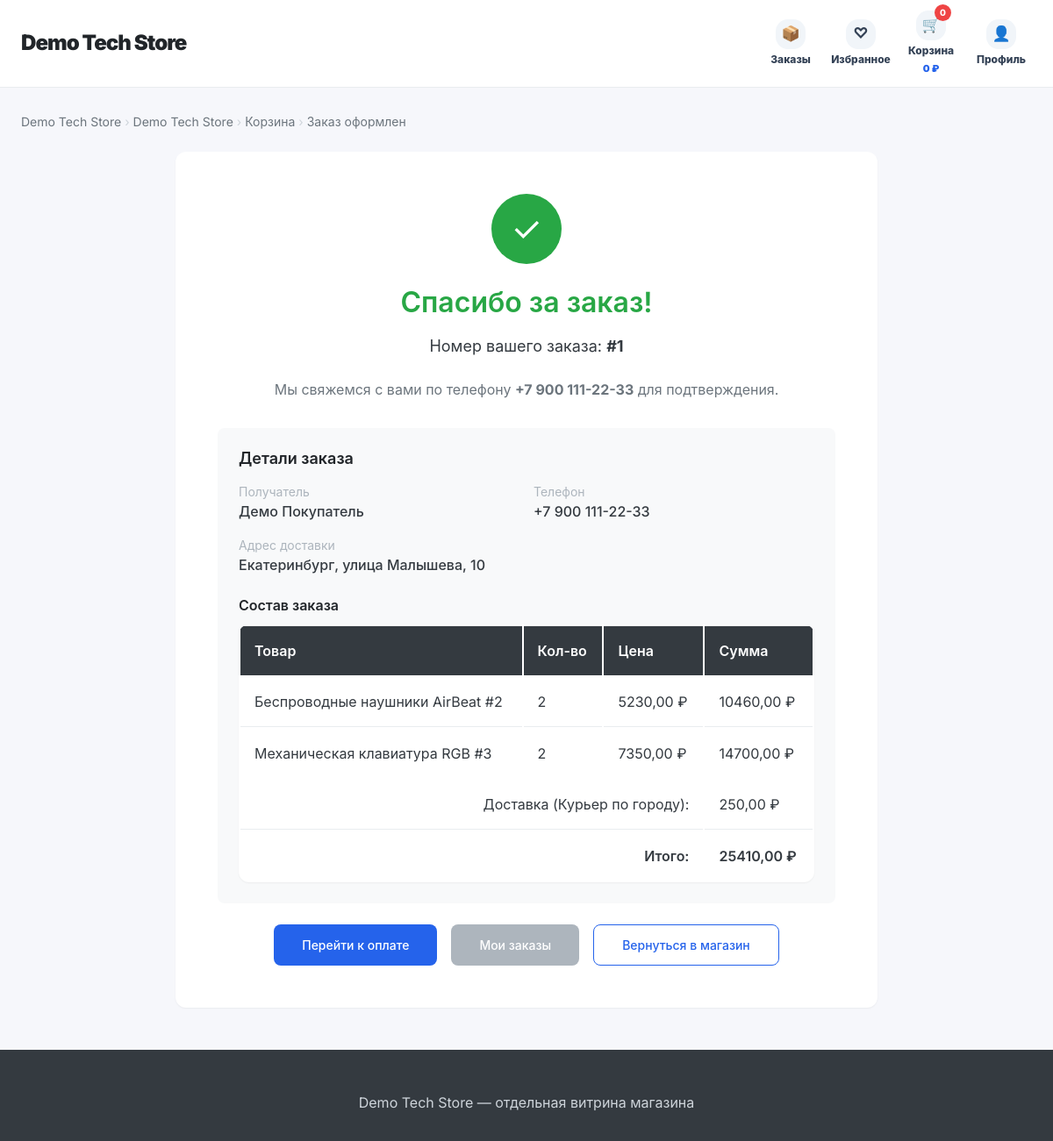
Page /shops/demo-tech-store/order-confirmation/1/ (signed in) on the committed database.
### shops/models.py (models this page shows, shortened)
class Shop(models.Model):
    owner = models.ForeignKey(User, on_delete=models.CASCADE, related_name='shops')
    name = models.CharField(max_length=100, verbose_name='Название магазина')
    slug = models.SlugField(unique=True, verbose_name='URL-адрес')
    description = models.TextField(blank=True, verbose_name='Описание')
    custom_css = models.TextField(blank=True, null=True, verbose_name='Кастомный CSS')
    template_key = models.CharField(max_length=40, default='modern', verbose_name='Базовый шаблон')
    is_demo = models.BooleanField(default=False, verbose_name='Демо-магазин')
    assistant_level = models.CharField(max_length=20, default='basic', verbose_name='Уровень ИИ-помощника')
    city = models.CharField(max_length=100, default='Екатеринбург', verbose_name='Город магазина')
    address = models.CharField(max_length=250, blank=True, verbose_name='Адрес магазина')
    hosting_enabled = models.BooleanField(default=False, verbose_name='Хостинг на платформе')
    theme_color = models.CharField(max_length=20, default='#4361ee', verbose_name='Цвет темы')
    delivery_enabled = models.BooleanField(default=True, verbose_name='Доставка включена')
    delivery_price = models.DecimalField(max_digits=10, decimal_places=2, default=0, verbose_name='Стоимость доставки')
    delivery_description = models.TextField(blank=True, default='Доставка рассчитывается при оформлении заказа', verbose_name='Описание доставки')
    payment_enabled = models.BooleanField(default=True, verbose_name='Оплата включена')
    payment_methods = models.CharField(max_length=200, default='Банковская карта, оплата при получении', verbose_name='Способы оплаты')
    created_at = models.DateTimeField(auto_now_add=True, verbose_name='Дата создания')
    class Meta:
        verbose_name = 'Магазин'
        verbose_name_plural = 'Магазины'

class Order(models.Model):
    STATUS_CHOICES = [
        ('new', 'Новый'),
        ('processing', 'В обработке'),
        ('shipped', 'Отправлен'),
        ('delivered', 'Доставлен'),
        ('cancelled', 'Отменён'),
    ]
    user = models.ForeignKey(User, on_delete=models.CASCADE, related_name='orders')
    shop = models.ForeignKey(Shop, on_delete=models.CASCADE, related_name='orders')
    created_at = models.DateTimeField(auto_now_add=True)
    updated_at = models.DateTimeField(auto_now=True)
    full_name = models.CharField(max_length=200, verbose_name='ФИО')
    phone = models.CharField(max_length=20, verbose_name='Телефон')
    address = models.TextField(verbose_name='Адрес доставки')
    comment = models.TextField(blank=True, verbose_name='Комментарий')
    status = models.CharField(max_length=20, choices=STATUS_CHOICES, default='new', verbose_name='Статус')
    delivery_service = models.CharField(max_length=50, blank=True, verbose_name='Служба доставки')
    delivery_price = models.DecimalField(max_digits=10, decimal_places=2, default=0, verbose_name='Стоимость доставки')
    customer_city = models.CharField(max_length=100, blank=True, verbose_name='Город клиента')
    total_amount = models.DecimalField(max_digits=10, decimal_places=2, default=0, verbose_name='Общая сумма')
    class Meta:
        verbose_name = 'Заказ'
        verbose_name_plural = 'Заказы'
        ordering = ['-created_at']

class OrderItem(models.Model):
    order = models.ForeignKey(Order, on_delete=models.CASCADE, related_name='items')
    product = models.ForeignKey(Product, on_delete=models.CASCADE)
    quantity = models.IntegerField()
    price = models.DecimalField(max_digits=10, decimal_places=2)
    def total_price(self):
        return self.price * self.quantity
    class Meta:
        verbose_name = 'Товар в заказе'
        verbose_name_plural = 'Товары в заказе'

class Product(models.Model):
    shop = models.ForeignKey(Shop, on_delete=models.CASCADE, related_name='products')
    category = models.ForeignKey(Category, on_delete=models.SET_NULL, null=True, blank=True, related_name='products')
    brand = models.ForeignKey(Brand, on_delete=models.SET_NULL, null=True, blank=True, related_name='products')
    name = models.CharField(max_length=200, verbose_name='Название товара')
    description = models.TextField(verbose_name='Описание')
    price = models.DecimalField(max_digits=10, decimal_places=2, verbose_name='Цена')
    stock = models.IntegerField(default=0, verbose_name='Количество на складе')
    image = models.ImageField(upload_to='products/', blank=True, null=True, verbose_name='Изображение')
    image_url = models.URLField(blank=True, verbose_name='Ссылка на изображение')
    created_at = models.DateTimeField(auto_now_add=True, verbose_name='Дата добавления')
    class Meta:
        verbose_name = 'Товар'
        verbose_name_plural = 'Товары'

### shops/views.py (the view)
# urls.py: path('<slug:shop_slug>/order-confirmation/<int:order_id>/', views.order_confirmation, name='order_confirmation'),
@login_required
def order_confirmation(request, shop_slug, order_id):
    shop = get_object_or_404(Shop, slug=shop_slug)
    order = get_object_or_404(Order, id=order_id, user=request.user, shop=shop)
    context = {
        'shop': shop,
        'order': order,
    }
    return render(request, 'shops/order_confirmation.html', context)

### config/context_processors.py (called while the page is built, shortened)
def user_roles(request):
    context = {
        'is_super_admin': False,
        'is_seller': False,
        'is_customer': False,
        'active_shop_slug': None,
    }
    try:
        if getattr(request, 'resolver_match', None):
            context['active_shop_slug'] = request.resolver_match.kwargs.get('shop_slug')
    except Exception:
        context['active_shop_slug'] = None
    if request.user.is_authenticated:
        context['is_super_admin'] = request.user.is_superuser
        context['is_seller'] = hasattr(request.user, 'seller_profile')
        context['is_customer'] = hasattr(request.user, 'customer_profile')
    return context

### templates/shops/order_confirmation.html (shortened to what this page needs)
{% extends 'shops/shop_base.html' %}
{% block content %}
<div class="breadcrumbs">
    <a href="{% url 'shop_front' shop.slug %}">{{ shop.name }}</a>
    <span class="breadcrumbs-separator">›</span>
    <a href="{% url 'shop_front' shop.slug %}">{{ shop.name }}</a>
    <span class="breadcrumbs-separator">›</span>
    <a href="{% url 'cart_view' shop.slug %}">Корзина</a>
    <span class="breadcrumbs-separator">›</span>
    <span>Заказ оформлен</span>
</div>
<div style="max-width: 800px; margin: 0 auto;">
    <div class="card" style="text-align: center; padding: 48px;">
        <div style="width: 80px; height: 80px; background: var(--success); color: white; border-radius: 50%; display: flex; align-items: center; justify-content: center; margin: 0 auto 24px; font-size: 40px;">
            ✓
        </div>
        <h1 style="color: var(--success); margin-bottom: 16px;">Спасибо за заказ!</h1>
        <p style="font-size: 18px; margin-bottom: 24px;">Номер вашего заказа: <strong>#{{ order.id }}</strong></p>
        <p style="color: var(--gray-600); margin-bottom: 32px;">Мы свяжемся с вами по телефону <strong>{{ order.phone }}</strong> для подтверждения.</p>
        <div style="background: var(--gray-100); border-radius: var(--radius-md); padding: 24px; margin-bottom: 24px; text-align: left;">
            <h3 style="margin-bottom: 16px;">Детали заказа</h3>
            <div style="display: grid; grid-template-columns: repeat(2, 1fr); gap: 16px; margin-bottom: 24px;">
                <div>
                    <div style="color: var(--gray-500); font-size: var(--font-size-sm);">Получатель</div>
                    <div style="font-weight: 500;">{{ order.full_name }}</div>
                </div>
                <div>
                    <div style="color: var(--gray-500); font-size: var(--font-size-sm);">Телефон</div>
                    <div style="font-weight: 500;">{{ order.phone }}</div>
                </div>
                <div style="grid-column: span 2;">
                    <div style="color: var(--gray-500); font-size: var(--font-size-sm);">Адрес доставки</div>
                    <div style="font-weight: 500;">{{ order.address }}</div>
                </div>
            </div>
            <h4 style="margin-bottom: 12px;">Состав заказа</h4>
            <table class="table">
                <thead>
                    <tr>
                        <th>Товар</th>
                        <th>Кол-во</th>
                        <th>Цена</th>
                        <th>Сумма</th>
                    </tr>
                </thead>
                <tbody>
                    {% for item in order.items.all %}
                        <tr>
                            <td>{{ item.product.name }}</td>
                            <td>{{ item.quantity }}</td>
                            <td>{{ item.price }} ₽</td>
                            <td>{{ item.total_price }} ₽</td>
                        </tr>
                    {% endfor %}
                </tbody>
                <tfoot>
                    {% if shop.delivery_enabled %}
                    <tr>
                        <td colspan="3" style="text-align: right;">Доставка{% if order.delivery_service %} ({{ order.delivery_service }}){% endif %}:</td>
                        <td>{{ order.delivery_price }} ₽</td>
                    </tr>
                    {% endif %}
                    <tr style="font-weight: 600; border-top: 2px solid var(--gray-300);">
                        <td colspan="3" style="text-align: right;">Итого:</td>
                        <td>{{ order.total_amount }} ₽</td>
                    </tr>
                </tfoot>
            </table>
        </div>
        <div style="display: flex; gap: 16px; justify-content: center; flex-wrap: wrap;">
            <a href="{% url 'payment_page' shop.slug order.id %}" class="btn btn-primary" style="padding: 12px 32px;">
                Перейти к оплате
            </a>
            <a href="{% url 'customer_orders' shop.slug %}" class="btn btn-secondary" style="padding: 12px 32px;">
                Мои заказы
            </a>
            <a href="{% url 'shop_front' shop.slug %}" class="btn btn-outline" style="padding: 12px 32px;">
                Вернуться в магазин
            </a>
        </div>
    </div>
</div>
{% endblock %}

### templates/shops/shop_base.html (shortened to what this page needs)
<!DOCTYPE html>
<html lang="ru">
<head>
    <link rel="stylesheet" href="/static/css/amazon-style.css">
</head>
<body>
    <header class="store-header">
        <div class="store-header-inner">
            <div class="store-logo"><a href="{% url 'shop_front' shop.slug %}">{{ shop.name }}</a></div>
            <nav class="store-nav">
                {% if user.is_authenticated and user.id == shop.owner_id %}
                    <a href="{% url 'shop_dashboard' shop.slug %}" class="owner-back">← Вернуться в ЛК продавца</a>
                {% else %}
                    <a class="store-nav-item" href="{% url 'customer_orders' shop.slug %}"><span class="store-nav-icon">📦</span><span>Заказы</span></a>
                    <a class="store-nav-item" href="{% url 'favorites_list' shop.slug %}"><span class="store-nav-icon">♡</span><span>Избранное</span></a>
                    <a class="store-nav-item" href="{% url 'cart_view' shop.slug %}"><span class="store-nav-icon">🛒<span class="store-cart-badge">{{ cart_count|default:0 }}</span></span><span>Корзина</span><span class="store-cart-sum">{{ cart_sum|default:0 }} ₽</span></a>
                    {% if user.is_authenticated %}<a class="store-nav-item" href="{% url 'customer_profile' shop.slug %}"><span class="store-nav-icon">👤</span><span>Профиль</span></a>{% else %}<a class="store-nav-item" href="{% url 'shop_customer_login' shop.slug %}"><span class="store-nav-icon">👤</span><span>Войти</span></a>{% endif %}
                {% endif %}
            </nav>
        </div>
    </header>
    <main class="container" style="padding-top: 28px;">
        {% block content %}{% endblock %}
    </main>
    <footer class="footer"><div class="footer-content"><p>{{ shop.name }} — отдельная витрина магазина</p></div></footer>
</body>
</html>

### static/css/amazon-style.css (style rules this page uses)
:root { --primary: #4361ee; --primary-dark: #3a56d4; --primary-light: #e8edff; --secondary: #6c757d; --success: #28a745; --danger: #dc3545; --warning: #ffc107; --info: #17a2b8; --dark: #1a1a2e; --light: #f8f9fa; --white: #ffffff; --gray-100: #f8f9fa; --gray-200: #e9ecef; --gray-300: #dee2e6; --gray-400: #ced4da; --gray-500: #adb5bd; --gray-600: #6c757d; --gray-700: #495057; --gray-800: #343a40; --gray-900: #212529; --spacing-xs: 4px; --spacing-sm: 8px; --spacing-md: 16px; --spacing-lg: 24px; --spacing-xl: 32px; --spacing-2xl: 48px; --font-family: 'Inter', -apple-system, BlinkMacSystemFont, 'Segoe UI', Roboto, 'Helvetica Neue', Arial, sans-serif; --font-size-xs: 12px; --font-size-sm: 14px; --font-size-md: 16px; --font-size-lg: 18px; --font-size-xl: 24px; --font-size-2xl: 32px; --radius-sm: 4px; --radius-md: 8px; --radius-lg: 12px; --radius-xl: 16px; --radius-full: 9999px; --shadow-sm: 0 1px 2px 0 rgba(0, 0, 0, 0.05); --shadow-md: 0 4px 6px -1px rgba(0, 0, 0, 0.1); --shadow-lg: 0 10px 15px -3px rgba(0, 0, 0, 0.1); --shadow-xl: 0 20px 25px -5px rgba(0, 0, 0, 0.1); }
* { margin: 0; padding: 0; box-sizing: border-box; }
body { font-family: var(--font-family); font-size: var(--font-size-md); line-height: 1.5; color: var(--gray-800); background-color: var(--white); }
h1, h2, h3, h4, h5, h6 { margin-bottom: var(--spacing-md); font-weight: 600; line-height: 1.25; color: var(--gray-900); }
h1 { font-size: var(--font-size-2xl); }
h3 { font-size: var(--font-size-lg); }
a { color: var(--primary); text-decoration: none; transition: color 0.2s ease; }
.container { max-width: 1280px; margin: 0 auto; padding: 0 var(--spacing-lg); }
.btn { display: inline-flex; align-items: center; justify-content: center; gap: var(--spacing-sm); padding: var(--spacing-sm) var(--spacing-lg); font-size: var(--font-size-sm); font-weight: 500; border-radius: var(--radius-md); border: none; cursor: pointer; transition: all 0.2s ease; text-decoration: none; }
.btn-primary { background: var(--primary); color: var(--white); }
.btn-secondary { background: var(--gray-500); color: var(--white); }
.btn-outline { background: transparent; border: 1px solid var(--primary); color: var(--primary); }
.card { background: var(--white); border-radius: var(--radius-lg); box-shadow: var(--shadow-sm); overflow: hidden; transition: all 0.2s ease; }
.breadcrumbs { display: flex; align-items: center; gap: var(--spacing-xs); margin-bottom: var(--spacing-lg); font-size: var(--font-size-sm); color: var(--gray-600); flex-wrap: wrap; }
.breadcrumbs a { color: var(--gray-600); }
.breadcrumbs-separator { color: var(--gray-400); }
.table { width: 100%; background: var(--white); border-radius: var(--radius-lg); overflow: hidden; box-shadow: var(--shadow-sm); }
.table thead { background: var(--gray-800); color: var(--white); }
.table th { padding: var(--spacing-md); text-align: left; font-weight: 600; }
.table td { padding: var(--spacing-md); border-bottom: 1px solid var(--gray-200); }
.table tr:last-child td { border-bottom: none; }
.footer { background: var(--gray-800); color: var(--gray-400); padding: var(--spacing-2xl) var(--spacing-lg) var(--spacing-lg); margin-top: var(--spacing-2xl); }
.footer-content { max-width: 1280px; margin: 0 auto; text-align: center; }
.footer p { margin-bottom: var(--spacing-sm); }

### rows in the picture
Shop: name "Demo Tech Store"
Order: id "1", phone "+7 900 111-22-33", full_name "Демо Покупатель", address "Екатеринбург, улица Малышева, 10", delivery_service "Курьер по городу", delivery_price "250,00", total_amount "25410,00"
OrderItem: product.name "Беспроводные наушники AirBeat #2", quantity "2", price "5230,00", total_price "10460,00"
OrderItem: product.name "Механическая клавиатура RGB #3", quantity "2", price "7350,00", total_price "14700,00"

### other values in the picture
{{ cart_count|default:0 }} "0"
{{ cart_sum|default:0 }} "0"
